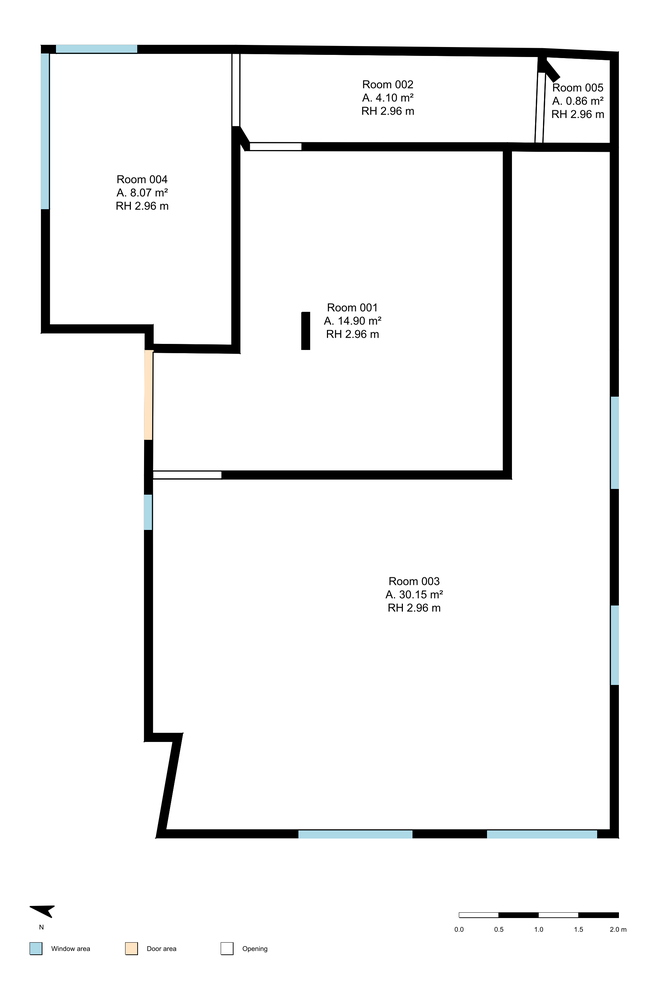
#> input picture fwdfloorplans/Lab_layout_floor plan/lab-layout_0.png, 656 x 1000 px, shrunk from 1840 x 2806 before the run
$ python -i detection.py   (imports and definitions only)
#> lines starting #> are read from the running program, lines starting #| are printed output that depends on the picture; after the words box and inside, x2 and y2 are one past the last pixel; in counts of white or black regions, pixels touching at a corner belong together
"""
detection.py — Layer 1: OpenCV-based wall detection.

Two modes
---------
• Default (CAD / printed plans): fine lines, clean background.
• Hand-drawn (sketches on paper): thick strokes, paper texture, annotation
  marks, arrows, dimension text that must NOT be detected as walls.

The hand-drawn pipeline adds two extra stages:
  1a. Gaussian blur — kills paper-texture speckle before thresholding.
  1b. Dilation      — thickens and connects broken hand strokes.
  And uses much stronger Hough parameters so short annotation marks
  don't survive as line candidates.

After Hough, a relative-length filter keeps only segments longer than
`min_relative_length × (longest detected segment)`.  For a sketch like
the one above this drops 95 % of noise in one step, because actual walls
span the full room width while arrows / text strokes are tiny.
"""

import math
import os
import base64
from dataclasses import dataclass
from typing import List, Optional, Tuple

import cv2
import numpy as np


RawSegment = Tuple[int, int, int, int]   # (x1, y1, x2, y2)
HEIC_EXTENSIONS = {".heic", ".heif"}


# ─── image loader (supports HEIC) ───────────────────────────────────────────

def _load_image(image_path: str) -> np.ndarray:
    """
    Load any image format into a BGR numpy array for OpenCV.

    HEIC/HEIF path uses pillow_heif.open_heif() directly — no Pillow
    plugin registration needed, so there is no ordering / caching issue.
    bgr_mode=True asks pillow-heif to give us the bytes already in BGR
    order, which saves one cvtColor call.
    """
    ext = os.path.splitext(image_path)[1].lower()

    if ext in HEIC_EXTENSIONS:
        try:
            import pillow_heif  # type: ignore

            heif_file = pillow_heif.open_heif(
                image_path,
                convert_hdr_to_8bit=True,
                bgr_mode=True,
            )
            img = np.asarray(heif_file)
            if img.ndim == 2:
                img = cv2.cvtColor(img, cv2.COLOR_GRAY2BGR)
            elif img.shape[2] == 4:
                img = cv2.cvtColor(img, cv2.COLOR_BGRA2BGR)
            return img.copy()

        except ImportError as exc:
            raise ImportError(
                "HEIC support requires pillow-heif: pip install pillow-heif"
            ) from exc

    img = cv2.imread(image_path)
#> img is the input picture: shape (1000, 656, 3); mean B, G, R 241.4, 241.3, 241
    if img is None:
        raise FileNotFoundError(f"Cannot load image: {image_path}")
    return img


# ─── config ──────────────────────────────────────────────────────────────────

@dataclass
class DetectionConfig:
    # ── mode ────────────────────────────────────────────────────────────────
    hand_drawn: bool = False
    # When True the pipeline applies extra blur + dilation and uses
    # stronger Hough parameters tuned for rough pen-on-paper sketches.

    # ── Gaussian blur (hand-drawn only) ─────────────────────────────────────
    blur_kernel_size: int = 5
    # Smooths paper texture and ink variation before thresholding.
    # Must be odd.  5 is gentle; increase to 7–9 for very rough sketches.

    # ── Adaptive threshold ───────────────────────────────────────────────────
    adaptive_block_size: int = 15   # 11 for CAD, 15 for hand-drawn
    adaptive_c:          int = 4    # 2  for CAD, 4  for hand-drawn

    # ── Morphological ops ────────────────────────────────────────────────────
    morph_kernel_size:  int = 3     # 3 for CAD
    dilate_kernel_size: int = 3     # extra dilation kernel for hand-drawn strokes
    dilate_iterations:  int = 1     # how many times to dilate

    # ── Canny ────────────────────────────────────────────────────────────────
    canny_low:      int = 50
    canny_high:     int = 150
    canny_aperture: int = 3

    # ── HoughLinesP ──────────────────────────────────────────────────────────
    hough_rho:       float = 1.0
    hough_theta:     float = np.pi / 180
    hough_threshold: int   = 50    # votes — raise for hand-drawn (80–120)
    hough_min_length: int  = 30    # px    — raise for hand-drawn (60–100)
    hough_max_gap:   int   = 10    # px    — raise for hand-drawn (20–30)

    # ── Post-Hough length filter ─────────────────────────────────────────────
    min_relative_length: float = 0.0
    # Keep only segments whose length ≥ min_relative_length × longest_segment.
    # 0.0 = disabled (default for CAD).
    # 0.12–0.18 works well for hand-drawn: actual walls are always much
    # longer than annotation arrows / text strokes.


def hand_drawn_config() -> DetectionConfig:
    """
    Return a DetectionConfig tuned for rough pen-on-paper floor plan sketches.

    Key differences vs. the default (CAD) config
    ---------------------------------------------
    blur_kernel_size  5   : kills paper-texture speckle
    adaptive_block_size 15: larger neighbourhood for varying ink density
    adaptive_c          4 : more aggressive binarisation
    dilate_iterations   2 : thickens strokes → better Hough votes
    hough_threshold   100 : only strong, long lines survive
    hough_min_length   80 : annotation arrows are typically < 80 px
    hough_max_gap      25 : bridges small gaps in hand-drawn strokes
    min_relative_length 0.12 : hard-cuts anything shorter than 12 % of the
                               longest segment (= dimension marks, text)
    """
    return DetectionConfig(
        hand_drawn          = True,
        blur_kernel_size    = 5,
        adaptive_block_size = 15,
        adaptive_c          = 4,
        morph_kernel_size   = 3,
        dilate_kernel_size  = 3,
        dilate_iterations   = 2,
        canny_low           = 30,
        canny_high          = 100,
        canny_aperture      = 3,
        hough_threshold     = 100,
        hough_min_length    = 80,
        hough_max_gap       = 25,
        min_relative_length = 0.12,
    )


# ─── main detection function ─────────────────────────────────────────────────

def detect_walls(
    image_path: str,
    config: Optional[DetectionConfig] = None,
    produce_debug_image: bool = False,
) -> Tuple[List[RawSegment], Optional[str]]:
    """
    Detect raw wall segments from a floor-plan image.

    Returns (segments, debug_base64_png_or_None).
    """
    cfg = config or DetectionConfig()

    # ── 1. Load ───────────────────────────────────────────────────────────
    img = _load_image(image_path)
    h, w = img.shape[:2]
#> h = 1000; w = 656

    # Scale Hough min_length relative to image size so the same config works
    # on both low-res and high-res images.  We normalise against a 1000 px
    # reference diagonal so a value of 80 means "80 px on a 1000-px image".
    diag = math.hypot(w, h)
#> diag = 1196
    scale = diag / 1000.0
#> scale = 1.2
    eff_min_length = max(10, int(cfg.hough_min_length * scale))
#> eff_min_length = 35

    gray = cv2.cvtColor(img, cv2.COLOR_BGR2GRAY)

    # ── 1a. Gaussian blur (hand-drawn only) ───────────────────────────────
    # Blurring before thresholding smooths paper texture and ink bleed,
    # preventing every paper fibre from becoming a tiny edge.
    if cfg.hand_drawn:
        k = cfg.blur_kernel_size | 1   # ensure odd
        gray = cv2.GaussianBlur(gray, (k, k), 0)

    # ── 2. Adaptive threshold ─────────────────────────────────────────────
    binary = cv2.adaptiveThreshold(
        gray,
        255,
        cv2.ADAPTIVE_THRESH_GAUSSIAN_C,
        cv2.THRESH_BINARY_INV,
        blockSize=cfg.adaptive_block_size,
        C=cfg.adaptive_c,
    )
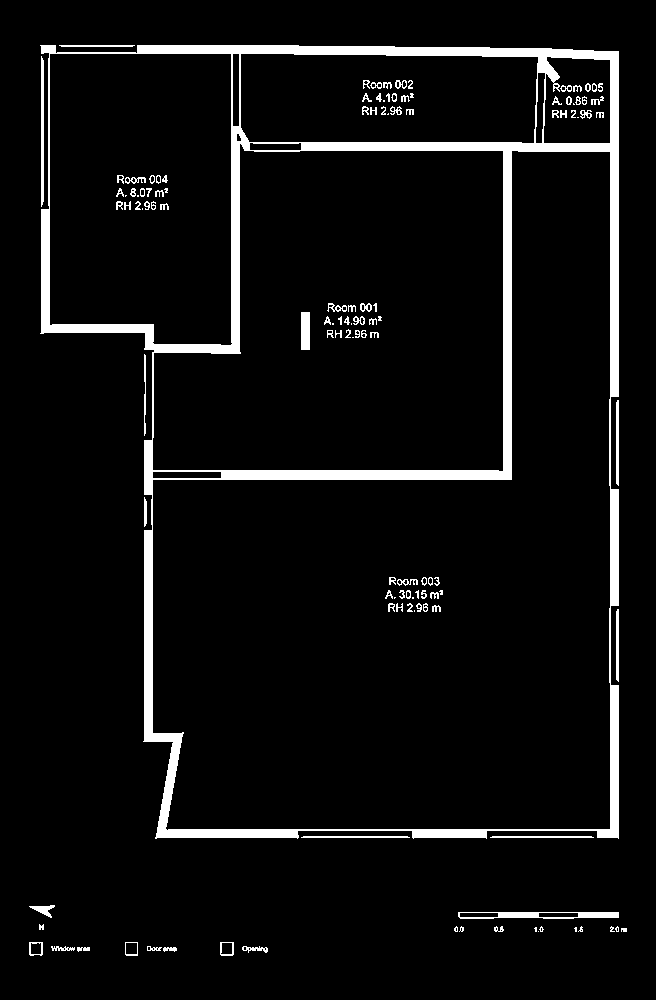
#> binary: shape (1000, 656); 5.9% white; 127 white regions (27 under 20 px), largest, box (x1, y1, x2, y2) and area: (40, 45, 619, 839) 31983, (458, 912, 619, 919) 722, (41, 56, 44, 207) 440

    # ── 3. Morphological clean-up ─────────────────────────────────────────
    k_clean = np.ones((cfg.morph_kernel_size, cfg.morph_kernel_size), np.uint8)
    binary = cv2.morphologyEx(binary, cv2.MORPH_CLOSE, k_clean)
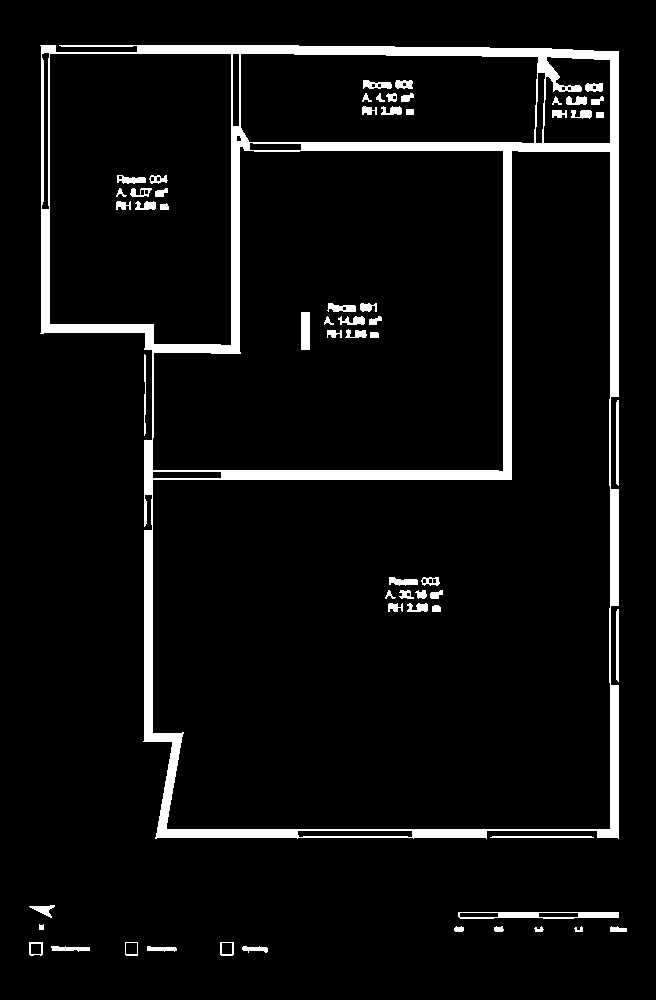
#> binary: shape (1000, 656); 6.1% white; 61 white regions, largest, box (x1, y1, x2, y2) and area: (40, 45, 619, 839) 33047, (458, 912, 619, 919) 722, (301, 312, 310, 350) 342
    binary = cv2.morphologyEx(binary, cv2.MORPH_OPEN,  k_clean)
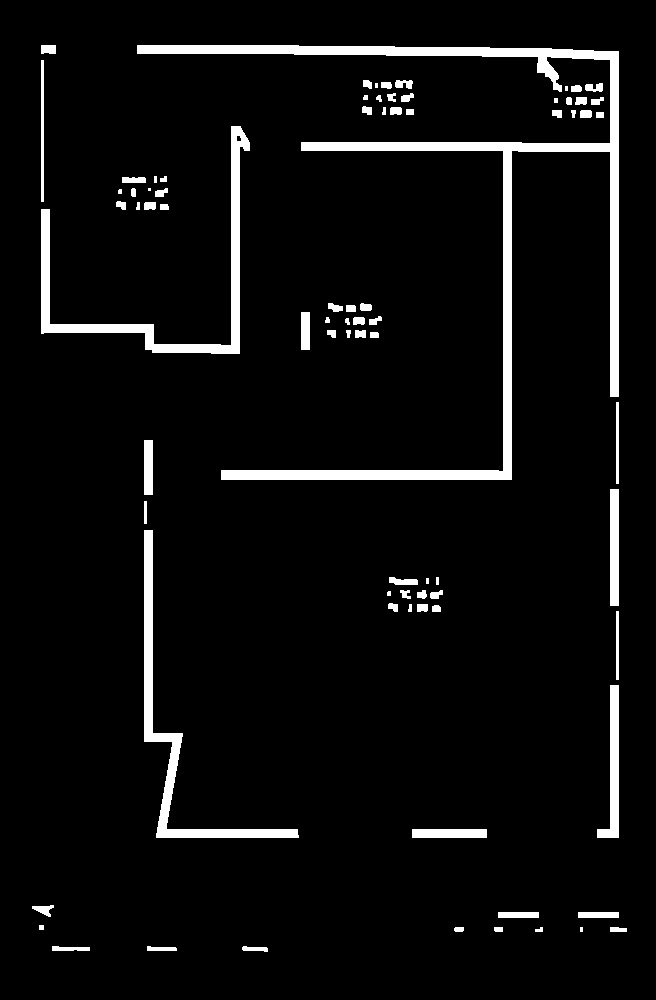
#> binary: shape (1000, 656); 5.4% white; 81 white regions (7 under 20 px), largest, box (x1, y1, x2, y2) and area: (137, 45, 619, 480) 16330, (41, 126, 250, 354) 5106, (144, 530, 299, 838) 4253

    # ── 3a. Extra dilation for hand-drawn ────────────────────────────────
    # Hand-drawn strokes often have tiny gaps and vary in width.
    # Dilating thickens them so Hough gets strong, consistent votes
    # along the full wall length.
    if cfg.hand_drawn and cfg.dilate_iterations > 0:
        k_dil = np.ones((cfg.dilate_kernel_size, cfg.dilate_kernel_size), np.uint8)
        binary = cv2.dilate(binary, k_dil, iterations=cfg.dilate_iterations)

    # ── 4. Canny ─────────────────────────────────────────────────────────
    edges = cv2.Canny(binary, cfg.canny_low, cfg.canny_high,
                      apertureSize=cfg.canny_aperture)
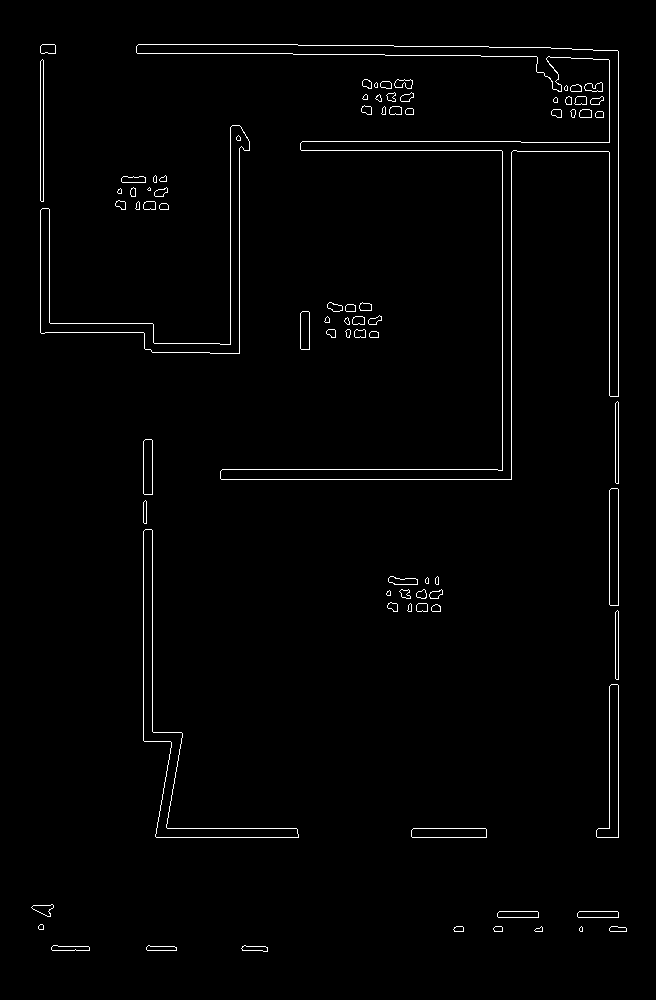
#> edges: shape (1000, 656); 1.4% white in thin lines or dots, all inside (x1, y1, x2, y2) = (31, 44, 627, 952)

    # ── 5. HoughLinesP ───────────────────────────────────────────────────
    raw_lines = cv2.HoughLinesP(
        edges,
        rho=cfg.hough_rho,
        theta=cfg.hough_theta,
        threshold=cfg.hough_threshold,
        minLineLength=eff_min_length,
        maxLineGap=int(cfg.hough_max_gap * scale),
    )
#> raw_lines = 47 rows, first 6: [618, 837, 618, 51], [609, 604, 609, 490], [502, 479, 502, 141], [511, 479, 511, 141], [143, 740, 143, 441], [152, 494, 152, 440]

    segments: List[RawSegment] = []
    if raw_lines is not None:
        for line in raw_lines:
            x1, y1, x2, y2 = line[0]
            segments.append((int(x1), int(y1), int(x2), int(y2)))
#> this loop made 47 passes
#> (x1, y1, x2, y2) on passes 1 to 12: (618, 837, 618, 51), (609, 604, 609, 490), (502, 479, 502, 141), (511, 479, 511, 141), (143, 740, 143, 441), (152, 494, 152, 440), (40, 332, 40, 46), (221, 479, 510, 479), (301, 150, 516, 150), (156, 837, 298, 837), (222, 469, 497, 469), (302, 141, 520, 141)
#> after the loop, segments = 47 items, first 6: (618, 837, 618, 51), (609, 604, 609, 490), (502, 479, 502, 141), (511, 479, 511, 141), (143, 740, 143, 441), (152, 494, 152, 440)

    # ── 6. Relative-length filter ─────────────────────────────────────────
    # For hand-drawn images the biggest noise source is annotation marks
    # (arrows ←→, dimension text "4m", "BED" labels).  These are always
    # much shorter than actual wall segments.
    #
    # Strategy: compute the length of every detected segment; keep only
    # those that are at least `min_relative_length` × the longest segment.
    #
    # Example: longest wall = 700 px, min_relative_length = 0.12
    #   → keep segments ≥ 84 px
    #   → drops 50-px arrows and text strokes automatically
    if cfg.min_relative_length > 0 and segments:
        lengths = [
            math.hypot(x2 - x1, y2 - y1)
            for x1, y1, x2, y2 in segments
        ]
        max_len = max(lengths)
        threshold_len = max_len * cfg.min_relative_length
        segments = [
            seg for seg, ln in zip(segments, lengths)
            if ln >= threshold_len
        ]

    # ── 7. Debug overlay ─────────────────────────────────────────────────
    debug_b64: Optional[str] = None
    if produce_debug_image:
        debug_img = img.copy()
        for x1, y1, x2, y2 in segments:
            cv2.line(debug_img, (x1, y1), (x2, y2), (0, 0, 255), 2)
        _, buf = cv2.imencode(".png", debug_img)
        debug_b64 = base64.b64encode(buf.tobytes()).decode("utf-8")

    return segments, debug_b64


def get_image_dimensions(image_path: str) -> Tuple[int, int]:
    img = _load_image(image_path)
    h, w = img.shape[:2]
    return w, h

>>> result = detect_walls('../fwdfloorplans/Lab_layout_floor plan/lab-layout_0.png')
